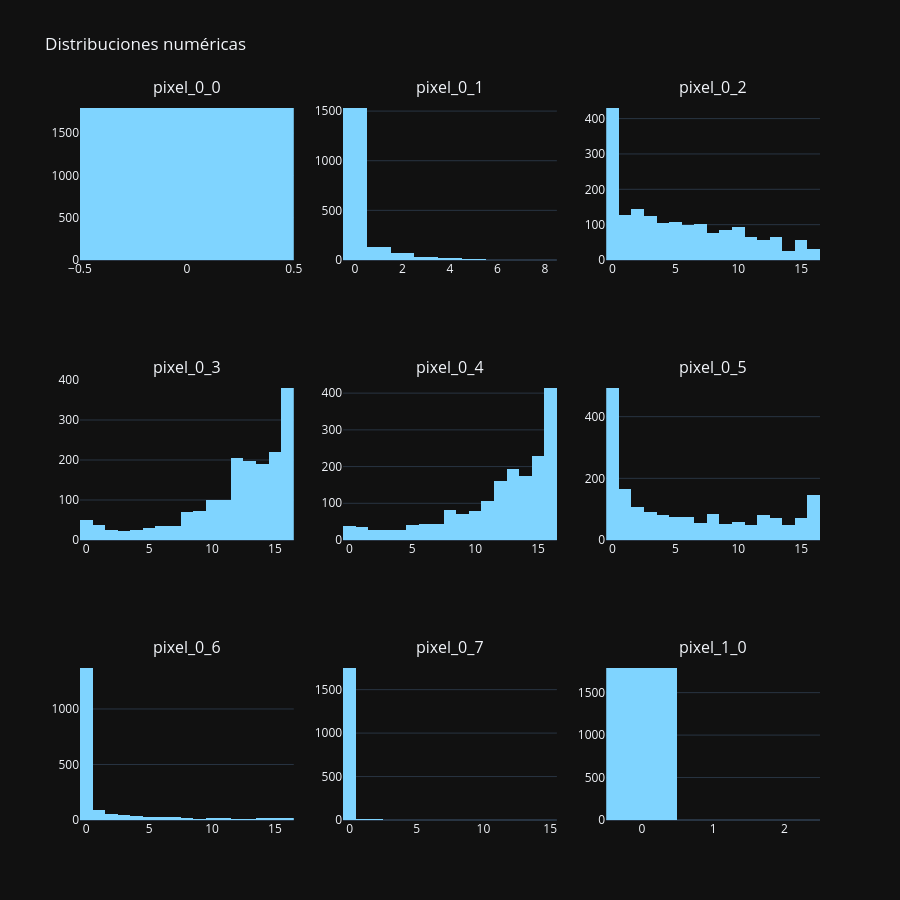

This figure's notebook cell:
### Code cell
# 2.4 Distribuciones de variables numéricas
num_cols = df.select_dtypes(include='number').columns.tolist()
if num_cols:
    display(df[num_cols].describe().T)
    cols = num_cols[:9]; rows = (len(cols)+2)//3
    fig = sp.make_subplots(rows=rows, cols=3, subplot_titles=cols)
    for i, col in enumerate(cols):
        fig.add_trace(go.Histogram(x=df[col].dropna(), marker_color=PRIMARY, name=col),
                      row=i//3+1, col=i%3+1)
    fig.update_layout(height=300*rows, showlegend=False, title_text='Distribuciones numéricas',
                      template='plotly_dark'); fig.show()
else:
    print('Sin columnas numéricas.')

### Figure 1 — Plotly figure (JSON) as saved in the notebook; plotly's stock layout.template omitted (floating-point values rounded to 4 significant figures; data arrays with more than 128 entries replaced by an {"elided": "..."} marker saying what was removed)
{"data": [{"marker": {"color": "#7fd4ff"}, "name": "pixel_0_0", "type": "histogram", "x": {"elided": "1797 float values"}, "xaxis": "x", "yaxis": "y"}, {"marker": {"color": "#7fd4ff"}, "name": "pixel_0_1", "type": "histogram", "x": {"elided": "1797 float values"}, "xaxis": "x2", "yaxis": "y2"}, {"marker": {"color": "#7fd4ff"}, "name": "pixel_0_2", "type": "histogram", "x": {"elided": "1797 float values"}, "xaxis": "x3", "yaxis": "y3"}, {"marker": {"color": "#7fd4ff"}, "name": "pixel_0_3", "type": "histogram", "x": {"elided": "1797 float values"}, "xaxis": "x4", "yaxis": "y4"}, {"marker": {"color": "#7fd4ff"}, "name": "pixel_0_4", "type": "histogram", "x": {"elided": "1797 float values"}, "xaxis": "x5", "yaxis": "y5"}, {"marker": {"color": "#7fd4ff"}, "name": "pixel_0_5", "type": "histogram", "x": {"elided": "1797 float values"}, "xaxis": "x6", "yaxis": "y6"}, {"marker": {"color": "#7fd4ff"}, "name": "pixel_0_6", "type": "histogram", "x": {"elided": "1797 float values"}, "xaxis": "x7", "yaxis": "y7"}, {"marker": {"color": "#7fd4ff"}, "name": "pixel_0_7", "type": "histogram", "x": {"elided": "1797 float values"}, "xaxis": "x8", "yaxis": "y8"}, {"marker": {"color": "#7fd4ff"}, "name": "pixel_1_0", "type": "histogram", "x": {"elided": "1797 float values"}, "xaxis": "x9", "yaxis": "y9"}], "layout": {"annotations": [{"font": {"size": 16}, "showarrow": false, "text": "pixel_0_0", "x": 0.1444, "xanchor": "center", "xref": "paper", "y": 1.0, "yanchor": "bottom", "yref": "paper"}, {"font": {"size": 16}, "showarrow": false, "text": "pixel_0_1", "x": 0.5, "xanchor": "center", "xref": "paper", "y": 1.0, "yanchor": "bottom", "yref": "paper"}, {"font": {"size": 16}, "showarrow": false, "text": "pixel_0_2", "x": 0.8556, "xanchor": "center", "xref": "paper", "y": 1.0, "yanchor": "bottom", "yref": "paper"}, {"font": {"size": 16}, "showarrow": false, "text": "pixel_0_3", "x": 0.1444, "xanchor": "center", "xref": "paper", "y": 0.6111, "yanchor": "bottom", "yref": "paper"}, {"font": {"size": 16}, "showarrow": false, "text": "pixel_0_4", "x": 0.5, "xanchor": "center", "xref": "paper", "y": 0.6111, "yanchor": "bottom", "yref": "paper"}, {"font": {"size": 16}, "showarrow": false, "text": "pixel_0_5", "x": 0.8556, "xanchor": "center", "xref": "paper", "y": 0.6111, "yanchor": "bottom", "yref": "paper"}, {"font": {"size": 16}, "showarrow": false, "text": "pixel_0_6", "x": 0.1444, "xanchor": "center", "xref": "paper", "y": 0.2222, "yanchor": "bottom", "yref": "paper"}, {"font": {"size": 16}, "showarrow": false, "text": "pixel_0_7", "x": 0.5, "xanchor": "center", "xref": "paper", "y": 0.2222, "yanchor": "bottom", "yref": "paper"}, {"font": {"size": 16}, "showarrow": false, "text": "pixel_1_0", "x": 0.8556, "xanchor": "center", "xref": "paper", "y": 0.2222, "yanchor": "bottom", "yref": "paper"}], "height": 900, "showlegend": false, "title": {"text": "Distribuciones numéricas"}, "xaxis": {"anchor": "y", "domain": [0.0, 0.2889]}, "xaxis2": {"anchor": "y2", "domain": [0.3556, 0.6444]}, "xaxis3": {"anchor": "y3", "domain": [0.7111, 1.0]}, "xaxis4": {"anchor": "y4", "domain": [0.0, 0.2889]}, "xaxis5": {"anchor": "y5", "domain": [0.3556, 0.6444]}, "xaxis6": {"anchor": "y6", "domain": [0.7111, 1.0]}, "xaxis7": {"anchor": "y7", "domain": [0.0, 0.2889]}, "xaxis8": {"anchor": "y8", "domain": [0.3556, 0.6444]}, "xaxis9": {"anchor": "y9", "domain": [0.7111, 1.0]}, "yaxis": {"anchor": "x", "domain": [0.7778, 1.0]}, "yaxis2": {"anchor": "x2", "domain": [0.7778, 1.0]}, "yaxis3": {"anchor": "x3", "domain": [0.7778, 1.0]}, "yaxis4": {"anchor": "x4", "domain": [0.3889, 0.6111]}, "yaxis5": {"anchor": "x5", "domain": [0.3889, 0.6111]}, "yaxis6": {"anchor": "x6", "domain": [0.3889, 0.6111]}, "yaxis7": {"anchor": "x7", "domain": [0.0, 0.2222]}, "yaxis8": {"anchor": "x8", "domain": [0.0, 0.2222]}, "yaxis9": {"anchor": "x9", "domain": [0.0, 0.2222]}}}
